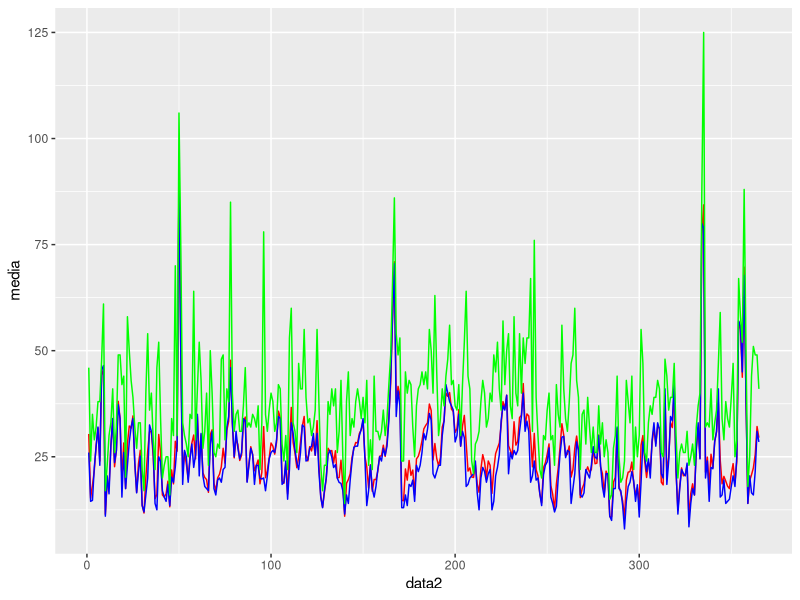
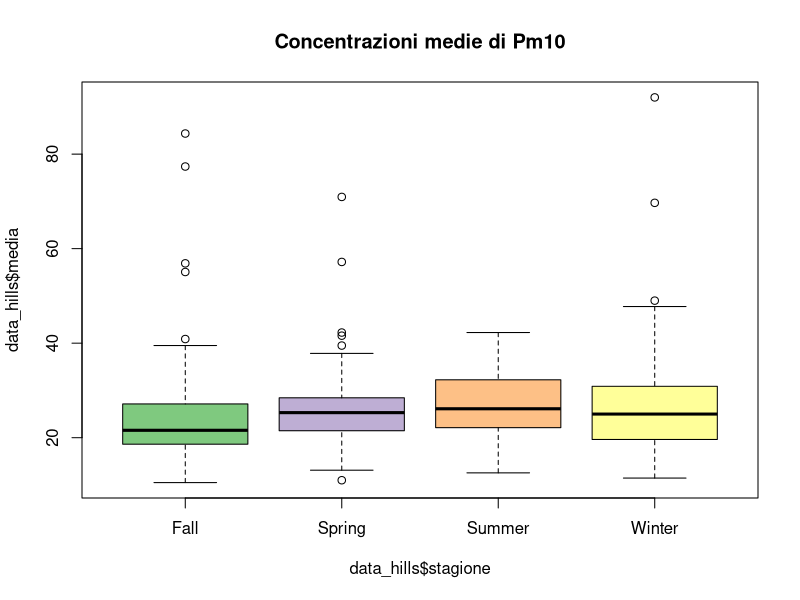
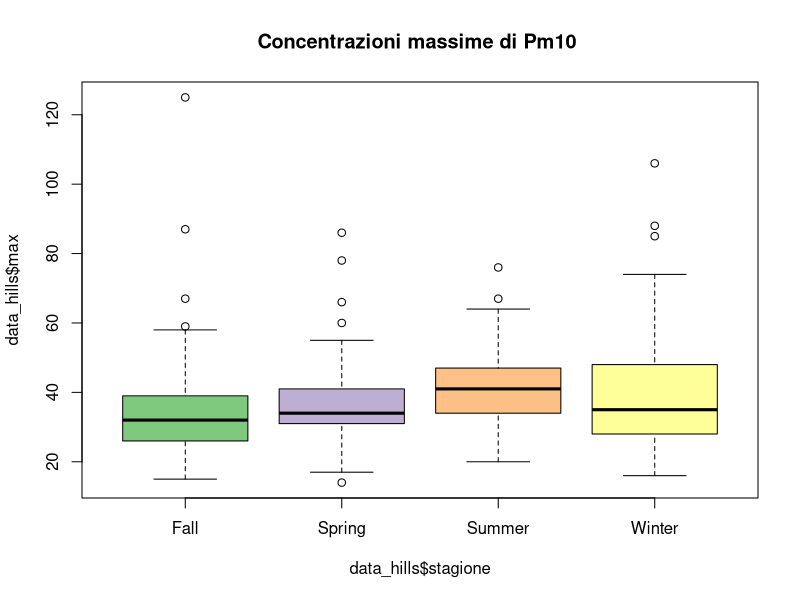

The R script that drew these images, in order: (Note: this script raises an error after producing the figures.)
## ---- chunk 1
#setto la WD ----
pm10 <- read.csv2("data/pm2010.csv", dec = ".")

#questo è un pacchetto di pacchetti. Contiene molti pacchetti utili :-)

library(tidyr)
#creO variabile per anno, giorno, mese
pm10_a <- separate(pm10, col = "data", into = c("anno","mese","giorno"), sep = "-")

pm10_a$mese2 <- as.numeric(pm10_a$mese)

str(pm10_a)        

pm10_a$mese2


pm10_a$giorno2 <- as.numeric(pm10_a$giorno)
str(pm10_a)
# stagioni: primavera (21-03 / 20-06), estate (21-06/22-09), autunno (23-09 /21-12)
# inverno(22-12/20-03)

#divido in stagioni ----
getSeason <- function(DATES) {
  WS <- as.Date("2010-12-22", format = "%Y-%m-%d") # Winter Solstice
  SE <- as.Date("2010-3-21",  format = "%Y-%m-%d") # Spring Equinox
  SS <- as.Date("2010-6-21",  format = "%Y-%m-%d") # Summer Solstice
  FE <- as.Date("2010-9-23",  format = "%Y-%m-%d") # Fall Equinox
  d <- as.Date(strftime(DATES, format="2010-%m-%d"))
  
  ifelse (d >= WS | d < SE, "Winter",
          ifelse (d >= SE & d < SS, "Spring",
                  ifelse (d >= SS & d < FE, "Summer", "Fall")))
}


k <- getSeason(pm10$data)



pm10_a$Stagione<- k

table(pm10_a$Stagione)


summary(pm10_a)
## ---- chunk 2

data_hills<-(pm10_a[1:10])
data_hills$stagione<-pm10_a$Stagione


## ---- chunk 3
#un modo carino per selezionare i colori
color = grDevices::colors()[grep('gr(a|e)y', grDevices::colors(), invert = T)]

# questo comando crea un oggetto che si chiama color che contiene tutti e 433 i colori base di R escluse le scale di grigio
# poi basta fare col = sample(color, n) all'intero di una funzione che usa come argument col
# dove n è il numero di colori che devi utilizzare

#alternativa se 433 colori sono troppi
library(RColorBrewer)
qual_col_pals = brewer.pal.info[brewer.pal.info$category == 'qual',]
col_vector = unlist(mapply(brewer.pal, qual_col_pals$maxcolors, rownames(qual_col_pals)))
# questa funzione produce un vettore di 74 colori
## ---- chunk 4
library(ggplot2)
pm10$data2 <- seq(1,365,1)


ggplot(pm10, aes(x = data2)) +
  geom_path(aes(y = media), color = "red") +
  geom_path(aes(y = mediana), color = "blue") +
  geom_path(aes(y = max), color = "green")
  

## ---- chunk 5

boxplot(data_hills$media~data_hills$stagione,col=col_vector,main="Concentrazioni medie di Pm10")

boxplot(data_hills$max~data_hills$stagione,col=col_vector, main="Concentrazioni massime di Pm10 ")

plot(data_hills$dv,data_hills$media, main=" Boxplot concentazione Pm10 e direzione del vento",ylab="Concentrazione media di Pm10", col=col_vector)

boxplot(pm10_a$media~pm10_a$mese2,col=col_vector,main="Concentrazioni medie di Pm10 per mese")

## ---- chunk 6
panel.hist <- function(x, ...)
{
  usr <- par("usr"); on.exit(par(usr))
  par(usr = c(usr[1:2], 0, 1.5) )
  h <- hist(x, plot = FALSE)
  breaks <- h$breaks; nB <- length(breaks)
  y <- h$counts; y <- y/max(y)
  rect(breaks[-nB], 0, breaks[-1], y, col = "cyan", ...)
}



panel.cor <- function(x, y, digits = 2, prefix = "", cex.cor, ...)
{
  usr <- par("usr"); on.exit(par(usr))
  par(usr = c(0, 1, 0, 1))
  r <- abs(cor(x, y))
  txt <- format(c(r, 0.123456789), digits = digits)[1]
  txt <- paste0(prefix, txt)
  if(missing(cex.cor)) cex.cor <- 0.8/strwidth(txt)
  text(0.5, 0.5, txt, cex = cex.cor * r)
}
## ---- chunk 7
data_pca <- pm10_a[,c(1:9)]
pairs(data_pca,upper.panel =panel.smooth,lower.panel=panel.cor,diag.panel = panel.hist)
## ---- chunk 8
### PCA ANALYSIS ----
require(ade4)

names(pm10_a)

#estraggo da pm10 solo le variabili numeriche da inserire nella PCA escludendo giorno mese e anno che sono da considerarsi factors
data_pca <- pm10_a[,c(1:9)]

# con nf = 3 gli stò dicendo di tenere tre assi
pcapm <- dudi.pca(data_pca, scannf = FALSE, nf = 3)

#faccio il biplot, cos'è clab.row?
# clab.row serve a gestire la grandezza dei quadratini delle osservazioni
# clab.col invece controlla le variabili
scatter(pcapm, clab.row = 0.5)

#valori dei punteggi per le variabili
pcapm$c1
## ---- chunk 9
#cerchio di correlazione, i punteggi delle varibili sono plottati su una circonferenza di raggio unitario
par(mfrow = c(2,2))
s.corcircle(pcapm$c1, xax = 1, yax = 2) #plotto prima e seconda
s.corcircle(pcapm$c1, xax = 1, yax = 3) #plotto prima e terza
s.corcircle(pcapm$c1, xax = 2, yax = 3) #plotto seconda e terza
## ---- chunk 10
#calcolo gli autovalori
pcapm$eig / sum(pcapm$eig) 

#calcolo la somma cumilata degli autovalori
cumsum(pcapm$eig / sum(pcapm$eig)) # con i primi tre assi spiego circa il 70% che non è male
## ---- chunk 11

par(mfrow= c(1,1))
s.class(pcapm$li, factor(pm10_a$Stagione), xax = 1, yax = 2, col = c(1,2,3,4)) 
s.class(pcapm$li, factor(pm10_a$Stagione), xax = 1, yax = 3, col = c(1,2,3,4))
s.class(pcapm$li, factor(pm10_a$Stagione), xax = 2, yax = 3, col = c(1,2,3,4))



s.class(pcapm$li, factor(pm10_a$Stagione), xax = 2, yax = 3, col = rainbow(4)) #se volessi usare la funzione rainbow


## ---- chunk 12
#DIREZIONE DEL VENTO ----
s.class(pcapm$li, factor(pm10_a$dv), xax = 1, yax = 2, col = sample(col_vector, nlevels(pm10$dv)))
s.class(pcapm$li, factor(pm10_a$dv), xax = 1, yax = 3, col = sample(col_vector, nlevels(pm10$dv)))
s.class(pcapm$li, factor(pm10_a$dv), xax = 2, yax = 3, col = sample(col_vector, nlevels(pm10$dv)))

s.class(pcapm$li, factor(pm10_a$dv), xax = 1, yax = 2, col = rainbow(nlevels(pm10$dv)),clabel = .8)

s.class(pcapm$li, factor(pm10_a$dv), xax = 1, yax = 3, col = rainbow(nlevels(pm10$dv)))
s.class(pcapm$li, factor(pm10_a$dv), xax = 2, yax = 3, col = rainbow(nlevels(pm10$dv)))

## ---- chunk 13
mod2<-lm(media~tmp+max+vv+dv+rdz+pgg+umr+prs+stagione,data=data_hills)
summary(mod2)

## ---- chunk 14
mod2<-lm(media~tmp+max+vv+dv+rdz+pgg+umr+prs+stagione,data=data_hills)
summary(mod2)
plot(mod2$residuals)

mod2s=step(mod2,direction="both")
summary(mod2s)
plot(mod2s$residuals)


qqnorm(mod2s$residuals)




plot(mod2s$residuals~data_hills$dv)
plot(mod2s$residuals~data_hills$stagione)
acf(mod2s$residuals)
cor(data_hills[,c(1:9)])


## ---- chunk 15


# medie e norma di legge ----

data_hills$normaL<-ifelse(data_hills$media<50.000,"low","high")

data_hills$normaL<-as.factor(data_hills$normaL)

plot(data_hills$media~data_hills$normaL)


# vorrei fare la stessa cosa che hai fatto qui con la norma di 
# legge.... però non ci riesco 

pm10$data2 <- seq(1,365,1)


ggplot(pm10, aes(x = data2)) +
  geom_path(aes(y = media), color = "red") +
  geom_path(aes(y = mediana), color = "blue") +
  geom_path(aes(y = max), color = "green")





## ---- chunk 16
library(mgcv)

require(mgcv)
data_hills<-(pm10_a[1:10])
data_hills$stagione<-pm10_a$Stagione
names(data_hills)

g<-gam(media~ s(umr)+s(tmp)+s(pgg)+s(rdz)+s(vv)+s(prs),data=data_hills)
summary(g)
plot(g)


gam.check(g)
g2<-predict(g,se=TRUE)

# QUESTO SOPRA è QUELLO VERO GLI ALTRI SOTTO PER CAZZARARE
data_media<-data_pca[,-2]
data_scaled<-scale(data_media)

data_scaled<-as.data.frame(data_scaled)
modscale<-lm(media~tmp+max+vv+rdz+pgg+umr+prs,data=data_scaled)
plot(modscale)
summary(modscale)
AIC(modscale)

a<-gam(max~s(pgg,by=vv),data=data_media)
plot(a,pages=1)
summary(a)


b<-gam(max ~ s(tmp,by=vv),data=data_media)
plot(b,pages=1)
summary(b)


c<-gam(media~ s(tmp,by=rdz),data=data_media)
plot(c,page=1)
summary(c)


d<-gam(media~s(tmp,by=vv),data=data_scaled)
plot(d,page=1)
summary(d)


e<-gam(media~s(umr,by=pgg),data=data_scaled)
plot(e,page=1)
summary(e)



f<-gam(media~s(umr,by=stagione),data=data_hills)
summary(f)
plot(f)



## ---- chunk 17
boxplot(data_pca$pgg)
plot(data_pca$pgg,type="l")
pgg_l<-data_hills$pgg_l<-log(data_pca$pgg-1)


str(pgg_l)


plot(data_hills$max,data_hills$pgg,type="l")
plot(data_hills$max,data_hills$pgg_l,type="l")
